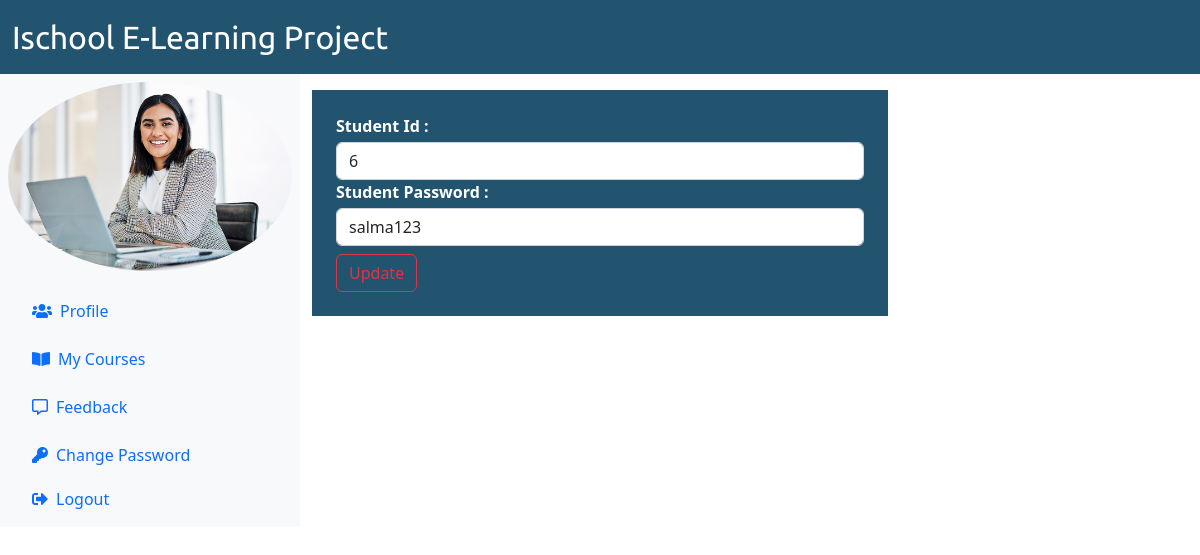
/student/change-password.php (signed in), run on the app's committed database.
### tables this page shows
CREATE TABLE `student` (
  `stu_id` int NOT NULL,
  `stu_name` varchar(255) NOT NULL,
  `stu_email` varchar(255) NOT NULL,
  `stu_password` varchar(255) NOT NULL,
  `stu_occ` varchar(255) NOT NULL,
  `stu_img` varchar(255) DEFAULT NULL
);

### student/change-password.php (the view, shortened to what this page needs)
<?php include"includes/header.php";?>
<?php
if (isset($_SESSION['is_login'])) {
 $stuemail = $_SESSION['loginemail'];
}else {
header("location: ../index.php");
}
?>
<?php
 $change_pass = "SELECT `stu_id`,`stu_password` FROM student WHERE stu_email = '$stuemail'";
 $change_result = mysqli_query($conn,$change_pass) or die("failed");
 if(mysqli_num_rows($change_result) == 1 ){
    $row = mysqli_fetch_assoc($change_result);
 }
?>
<div class="col-md-6 mt-3">
    <form action="" method="POST" class="p-4 custom-color text-white">
        <div class="form-group">
            <strong><label for="">Student Id :</label></strong>
            <input type="text" name="id" class="form-control mt-1" readonly value="<?php echo $row['stu_id'];?>">
        </div>
        <div class="form-group">
            <strong><label for="">Student Password :</label></strong>
            <input type="text" name="password" value="<?php echo $row['stu_password'];?>" class="form-control mt-1">
        </div>
        <div class="form-group mt-2">
            <input type="submit" name="update-password" value="Update" class="btn btn-outline-danger">
        </div>
    </form>
</div>
<?php include"includes/footer.php";?>

### student/includes/header.php (shortened to what this page needs)
<?php
include '../database.php';
?>
<!DOCTYPE html>
<html lang="en">
<head>
    <link rel="stylesheet" href="../css/bootstrap.css">
    <link rel="stylesheet" href="../css/owl.carousel.min.css">
    <link rel="stylesheet" href="../css/owl.theme.default.min.css">
    <link rel="stylesheet" href="../css/webfonts/all.min.css">
    <link rel="stylesheet" href="../css/style.css">
</head>
<body>
<nav class="navbar navbar-expand-sm custom-color navbar-dark">
    <div class="container-fluid">
    <a class="navbar-brand" href="student-profile.php">
        Ischool E-Learning Project
    </a>
    </div>
</nav>
<div class="container-fluid" id="Profile">
<div class="row">
<div class="col-md-3 bg-light position-static d-print-none p-0">
              <?php
                if (isset($_SESSION['is_login'])) {
                   $stuemail = $_SESSION['loginemail'];
                   }
                 $select = "SELECT stu_img FROM student WHERE stu_email = '$stuemail'";
                 $sql = mysqli_query($conn,$select) or die("connection failed");
                 if(mysqli_num_rows($sql) == 1){
                    $row = mysqli_fetch_assoc($sql);
                 }
                ?>
    <img src="<?php echo $row['stu_img'];?>" alt="hashir" class="img-fluid rounded-circle p-2">
    <nav class="navbar navbar-expand-sm bg-light navbar-dark">
        <div class="collapse navbar-collapse ms-4" id="mymenu">
            <ul class="navbar-nav custom-nav flex-column">
                <li class="nav-item">
                    <a class="p-2 nav-link my-1 text-primary" href="student-profile.php">
                    <i class="fa fa-users me-2"></i>Profile</a>
                </li>
                 <li class="nav-item">
                    <a class="p-2 nav-link my-1 text-primary" href="">
                    <i class="fa fa-book-open me-2"></i>My Courses</a>
                </li>
                 <li class="nav-item">
                    <a class="p-2 nav-link my-1 text-primary" href="feedback.php">
                    <i class="far fa-comment-alt me-2"></i>Feedback</a>
                </li>
                <li class="nav-item">
                <a class="p-2 nav-link text-primary my-1" href="change-password.php">
                <i class="fas fa-key me-2"></i>Change Password</a>
                </li>
                <li class="nav-item">
                <a class="p-2 text-primary nav-link" href="../logout.php">
                <i class="fas fa-sign-out-alt me-2"></i>Logout</a>
                </li>
            </ul>
        </div>
    </nav>
</div>

### css/style.css (style rules this page uses)
.custom-color { background-color: #225470; }
.navbar-brand { font-family: 'Ubuntu', sans-serif !important; font-size: 2em; color: #fff; }

### data on the page
student: stu_img (picture), id "6", password "salma123"
